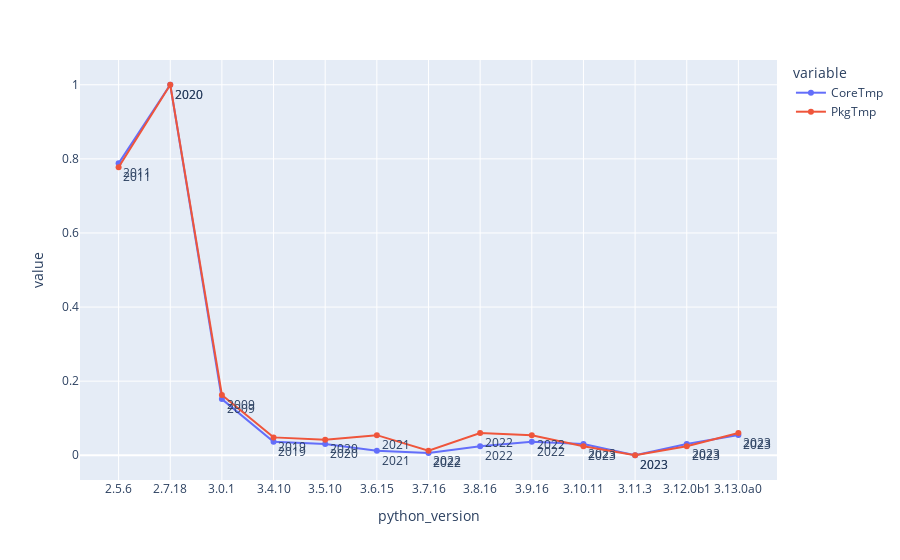

Notebook code for this chart:
### Markdown cell above
### Temperature through different Python versions

### Code cell
fig = px.line(df, x="python_version", y=["CoreTmp","PkgTmp"], text=pd.to_datetime(df['release_date']).dt.year)
fig.update_traces(textposition="bottom right")
fig.show()

### Figure 1 — Plotly figure (JSON) as saved in the notebook; plotly's stock layout.template omitted (floating-point values rounded to 4 significant figures)
{"data": [{"hovertemplate": "variable=CoreTmp<br>python_version=%{x}<br>value=%{y}<br>text=%{text}<extra></extra>", "legendgroup": "CoreTmp", "line": {"color": "#636efa", "dash": "solid"}, "marker": {"symbol": "circle"}, "mode": "text+lines+markers", "name": "CoreTmp", "orientation": "v", "showlegend": true, "text": [2011, 2020, 2009, 2019, 2020, 2021, 2022, 2022, 2022, 2023, 2023, 2023, 2023], "textposition": "bottom right", "type": "scatter", "x": ["2.5.6", "2.7.18", "3.0.1", "3.4.10", "3.5.10", "3.6.15", "3.7.16", "3.8.16", "3.9.16", "3.10.11", "3.11.3", "3.12.0b1", "3.13.0a0"], "xaxis": "x", "y": [0.7879, 1, 0.1515, 0.03636, 0.0303, 0.01212, 0.006061, 0.02424, 0.03636, 0.0303, 0, 0.0303, 0.05455], "yaxis": "y"}, {"hovertemplate": "variable=PkgTmp<br>python_version=%{x}<br>value=%{y}<br>text=%{text}<extra></extra>", "legendgroup": "PkgTmp", "line": {"color": "#EF553B", "dash": "solid"}, "marker": {"symbol": "circle"}, "mode": "text+lines+markers", "name": "PkgTmp", "orientation": "v", "showlegend": true, "text": [2011, 2020, 2009, 2019, 2020, 2021, 2022, 2022, 2022, 2023, 2023, 2023, 2023], "textposition": "bottom right", "type": "scatter", "x": ["2.5.6", "2.7.18", "3.0.1", "3.4.10", "3.5.10", "3.6.15", "3.7.16", "3.8.16", "3.9.16", "3.10.11", "3.11.3", "3.12.0b1", "3.13.0a0"], "xaxis": "x", "y": [0.7771, 1, 0.1627, 0.04819, 0.04217, 0.05422, 0.01205, 0.06024, 0.05422, 0.0241, 0, 0.0241, 0.06024], "yaxis": "y"}], "layout": {"legend": {"title": {"text": "variable"}, "tracegroupgap": 0}, "margin": {"t": 60}, "xaxis": {"anchor": "y", "domain": [0, 1], "title": {"text": "python_version"}}, "yaxis": {"anchor": "x", "domain": [0, 1], "title": {"text": "value"}}}}
